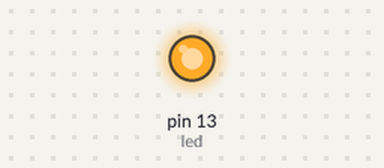
This sketch was run on a simulated Arduino Uno, built with avr-gcc and run on an emulated ATmega328P. On the bench: output pins drawn as LEDs (lit = HIGH). What the sketch prints to the serial monitor is not drawn.

Above: at 0.15 s.
At 6.4 s:
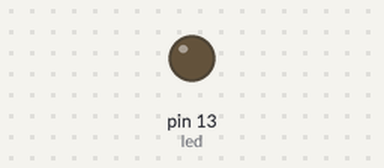
Timing chart, 0 to 40.0 s (numbered marks = the images above):
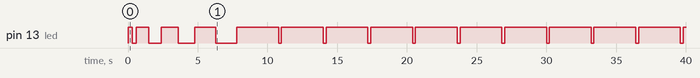

The sketch:

EJEMPLO_SWITCH.ino
```cpp
/*
 * Programa de ejemplo del uso del do y while
 * Se enciende un led 10 veces y despues se mantiene encendido por 3 segundos y vuelve al ciclo
 */

 #define led 13 //Seleccion la salida del LED

 char cuenta = 0;

 void setup() {
  // put your setup code here, to run once:
  pinMode(led, OUTPUT);
  Serial.begin(9600);
}

void loop() {
  // put your main code here, to run repeatedly:
  switch(cuenta){
    case 0:
      Serial.print(cuenta, DEC);
      digitalWrite(led, HIGH);
      delay(300);
      digitalWrite(led, LOW);
      delay(300);
      cuenta++;
    break;
    case 1:
      Serial.print(cuenta, DEC);
      digitalWrite(led, HIGH);
      delay(900);
      digitalWrite(led, LOW);
      delay(900);
      cuenta++;
    break;
    case 2:
      Serial.print(cuenta, DEC);
      digitalWrite(led, HIGH);
      delay(1200);
      digitalWrite(led, LOW);
      delay(1200);
      cuenta++;
    break;
    case 3:
      Serial.print(cuenta, DEC);
      digitalWrite(led, HIGH);
      delay(1500);
      digitalWrite(led, LOW);
      delay(1500);
      cuenta++;
    break;
    default:
      Serial.print(cuenta, DEC);
      digitalWrite(led, HIGH);
      delay(3000);
      digitalWrite(led, LOW);
      delay(200);
      cuenta++;
    break;
  }
}
```

Measured:
- by itself, pin 13 (led): LOW → HIGH at 0.00 s, → LOW 0.30 s later, → HIGH 0.30 s later, → LOW 0.90 s later, … (29 changes in this stretch)
